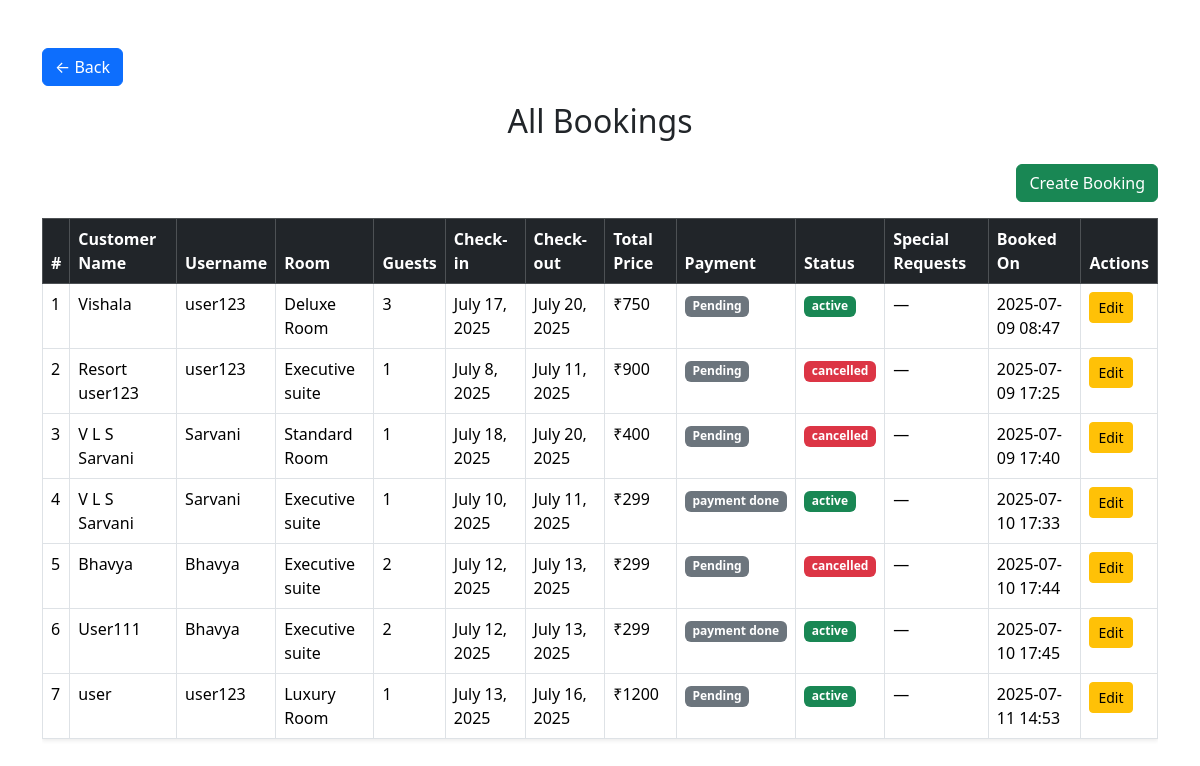
The page /adminboard/view-bookings/ on the database its author committed.
### HotelManagementApp/models.py (models this page shows, shortened)
class Booking(models.Model):
    STATUS_CHOICES = (
        ('active', 'Active'),
        ('cancelled', 'Cancelled'),
    )
    PAYMENT_CHOICES = (
        ('pending', 'Pending'),
        ('payment done', 'Payment Done'),
    )
    booking_id = models.AutoField(primary_key=True)
    user = models.ForeignKey(Register, on_delete=models.CASCADE)
    room = models.ForeignKey(Room, on_delete=models.CASCADE)
    num_guests = models.PositiveIntegerField()
    customer_name = models.CharField(max_length=100)
    check_in = models.DateField()
    check_out = models.DateField()
    total_price=models.PositiveIntegerField()
    payment_status = models.CharField(max_length=20, choices=PAYMENT_CHOICES,default='Pending')
    is_cancelled = models.CharField(max_length=10, choices=STATUS_CHOICES, default='active')
    special_requests = models.TextField(blank=True, null=True)
    booked_on = models.DateTimeField(auto_now_add=True)

class Register(models.Model):
    user_id = models.AutoField(primary_key=True)
    username = models.CharField(max_length=100)
    email = models.EmailField(unique=True)
    mobile = models.CharField(max_length=15, unique=True, blank=True)
    password = models.TextField(max_length=100)
    joined_date = models.DateField(default=timezone.now)
    profile_image = models.ImageField(upload_to='profile_images/', blank=True, null=True)

class Room(models.Model):
    roomnum = models.CharField(max_length=10, unique=True)
    name = models.CharField(max_length=100)
    description = models.TextField()
    price_per_day = models.DecimalField(max_digits=8, decimal_places=2)
    image = models.ImageField(upload_to='room_images/', blank=True, null=True)

### HotelManagementApp/views.py (the view)
# urls.py: path('adminboard/view-bookings/',views.manage_bookings,name='manage_bookings'),
def manage_bookings(request):
    bookings= Booking.objects.all()
    return render(request, "Admin_bookingaccess.html",{'bookings':bookings})

### HotelManagementApp/templates/Admin_bookingaccess.html (shortened to what this page needs)
<!DOCTYPE html>
<html lang="en">
<head>
    <link href="https://cdn.jsdelivr.net/npm/bootstrap@5.3.6/dist/css/bootstrap.min.css" rel="stylesheet">
</head>
<body>
    {% block content %}
    <div class="container mt-5">
        <a href="{% url 'adminboard' %}" class="btn btn-primary mb-3">← Back</a>
        <h2 class="text-center mb-4">All Bookings</h2>
        <div class="text-end mb-3">
        <a href="{% url 'add_booking' %}" class="btn btn-success">Create Booking</a>
        </div>
        <div class="table-responsive">
            <table class="table table-bordered table-hover shadow-sm">
                <thead class="table-dark">
                    <tr>
                        <th>#</th>
                        <th>Customer Name</th>
                        <th>Username</th>
                        <th>Room</th>
                        <th>Guests</th>
                        <th>Check-in</th>
                        <th>Check-out</th>
                        <th>Total Price</th>
                        <th>Payment</th>
                        <th>Status</th>
                        <th>Special Requests</th>
                        <th>Booked On</th>
                        <th>Actions</th>
                    </tr>
                </thead>
                <tbody>
                    {% for booking in bookings %}
                    <tr>
                        <td>{{ forloop.counter }}</td>
                        <td>{{ booking.customer_name }}</td>
                        <td>{{ booking.user.username }}</td>
                        <td>{{ booking.room.name }}</td>
                        <td>{{ booking.num_guests }}</td>
                        <td>{{ booking.check_in }}</td>
                        <td>{{ booking.check_out }}</td>
                        <td>₹{{ booking.total_price }}</td>
                        <td>
                            <span class="badge {% if booking.payment_status == 'Paid' %}bg-success{% else %}bg-secondary{% endif %}">
                                {{ booking.payment_status }}
                            </span>
                        </td>
                        <td>
                            <span class="badge {% if booking.is_cancelled == 'cancelled' %}bg-danger{% else %}bg-success{% endif %}">
                                {{ booking.is_cancelled }}
                            </span>
                        </td>
                        <td>{{ booking.special_requests|default:'—' }}</td>
                        <td>{{ booking.booked_on|date:"Y-m-d H:i" }}</td>
                        <td>
                            <a href="{% url 'edit_booking' booking.booking_id %}" class="btn btn-sm btn-warning">
                                Edit
                            </a>
                        </td>
                    </tr>
                    {% empty %}
                    <tr>
                        <td colspan="13" class="text-center">No bookings available.</td>
                    </tr>
                    {% endfor %}
                </tbody>
            </table>
        </div>
    </div>
    {% endblock %}
</body>
</html>

### rows shown on the page
Booking: customer_name "Vishala", user.username "user123", room.name "Deluxe Room", num_guests "3", check_in "July 17, 2025", check_out "July 20, 2025", total_price "750", payment_status "Pending", is_cancelled "active", special_requests "—", booked_on "2025-07-09 08:47"
Booking: customer_name "Resort user123", user.username "user123", room.name "Executive suite", num_guests "1", check_in "July 8, 2025", check_out "July 11, 2025", total_price "900", payment_status "Pending", is_cancelled "cancelled", special_requests "—", booked_on "2025-07-09 17:25"
Booking: customer_name "V L S Sarvani", user.username "Sarvani", room.name "Standard Room", num_guests "1", check_in "July 18, 2025", check_out "July 20, 2025", total_price "400", payment_status "Pending", is_cancelled "cancelled", special_requests "—", booked_on "2025-07-09 17:40"
Booking: customer_name "V L S Sarvani", user.username "Sarvani", room.name "Executive suite", num_guests "1", check_in "July 10, 2025", check_out "July 11, 2025", total_price "299", payment_status "payment done", is_cancelled "active", special_requests "—", booked_on "2025-07-10 17:33"
Booking: customer_name "Bhavya", user.username "Bhavya", room.name "Executive suite", num_guests "2", check_in "July 12, 2025", check_out "July 13, 2025", total_price "299", payment_status "Pending", is_cancelled "cancelled", special_requests "—", booked_on "2025-07-10 17:44"
Booking: customer_name "User111", user.username "Bhavya", room.name "Executive suite", num_guests "2", check_in "July 12, 2025", check_out "July 13, 2025", total_price "299", payment_status "payment done", is_cancelled "active", special_requests "—", booked_on "2025-07-10 17:45"
Booking: customer_name "user", user.username "user123", room.name "Luxury Room", num_guests "1", check_in "July 13, 2025", check_out "July 16, 2025", total_price "1200", payment_status "Pending", is_cancelled "active", special_requests "—", booked_on "2025-07-11 14:53"
